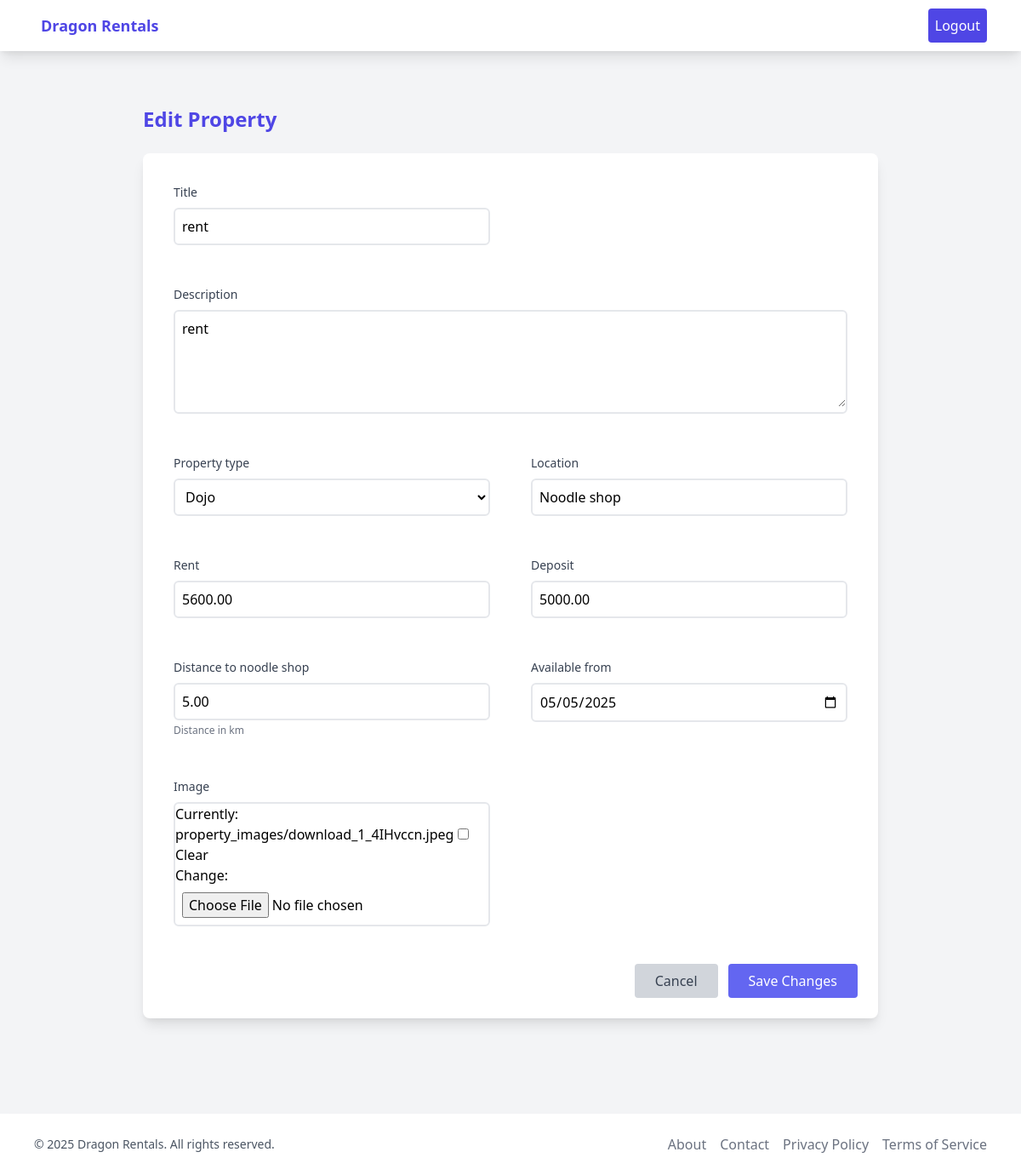
Screenshot of /listings/3/edit/ (signed in) with the database file from the repository.
### listings/models.py (models this page shows, shortened)
class Property(models.Model):
    PROPERTY_TYPES = [
        ('house', 'House'),
        ('apartment', 'Apartment'),
        ('dojo', 'Dojo'),
        ('shop', 'Shop'),
    ]
    title = models.CharField(max_length=200)
    description = models.TextField()
    property_type = models.CharField(max_length=20, choices=PROPERTY_TYPES)
    location = models.CharField(max_length=200)
    rent = models.DecimalField(max_digits=10, decimal_places=2, validators=[MinValueValidator(0)])
    deposit = models.DecimalField(max_digits=10, decimal_places=2, validators=[MinValueValidator(0)])
    distance_to_noodle_shop = models.DecimalField(max_digits=5, decimal_places=2, help_text="Distance in km")
    available_from = models.DateField()
    landlord = models.ForeignKey(CustomUser, on_delete=models.CASCADE, related_name='properties')
    created_at = models.DateTimeField(auto_now_add=True)
    updated_at = models.DateTimeField(auto_now=True)
    image = models.ImageField(upload_to='property_images/', blank=True, null=True)
    class Meta:
        verbose_name_plural = "Properties"
        ordering = ['-created_at']

### listings/views.py (the view)
# urls.py: path('<int:pk>/edit/', views.edit_property, name='edit_property'),
@login_required
def edit_property(request, pk):
    property = get_object_or_404(Property, pk=pk, landlord=request.user)
    if request.method == 'POST':
        form = PropertyForm(request.POST, request.FILES, instance=property)
        if form.is_valid():
            form.save()
            return redirect('property_detail', pk=property.pk)
    else:
        form = PropertyForm(instance=property)
    return render(request, 'listings/edit_property.html', {'form': form})

### listings/forms.py
class PropertyForm(forms.ModelForm):
    class Meta:
        model = Property
        fields = [
            'title', 'description', 'property_type', 'location',
            'rent', 'deposit', 'distance_to_noodle_shop',
            'available_from', 'image'
        ]
        widgets = {
            'available_from': forms.DateInput(attrs={'type': 'date'}),
            'description': forms.Textarea(attrs={'rows': 4}),
        }

### templates/listings/edit_property.html (shortened to what this page needs)
{% extends 'base.html' %}
{% block content %}
<div class="max-w-4xl mx-auto py-8 px-4">
    <h2 class="text-2xl font-bold mb-6 text-indigo-600 animate-fade-in">Edit Property</h2>
    <div class="bg-white p-6 rounded-lg shadow-lg transition-all duration-300 hover:shadow-xl">
        <form method="post" enctype="multipart/form-data">
            <div class="grid grid-cols-1 md:grid-cols-2 gap-6">
                {% for field in form %}
                    {% if field.widget_type != 'checkbox' %}
                        <div class="{% if field.name == 'description' %}md:col-span-2{% endif %} transition-all duration-300 hover:bg-indigo-50 p-3 rounded-md">
                            <label class="block text-sm font-medium text-gray-700 mb-2">{{ field.label }}</label>
                            <div class="border-2 border-gray-200 focus-within:border-indigo-500 rounded-md transition-colors duration-300">
                                {{ field }}
                            </div>
                            {% if field.help_text %}
                                <p class="text-xs text-gray-500 mt-1">{{ field.help_text }}</p>
                            {% endif %}
                        </div>
                    {% endif %}
                {% endfor %}
            </div>
            <div class="mt-8 flex justify-end gap-3">
                <a href="{% url 'home' %}" class="bg-gray-300 text-gray-700 py-2 px-6 rounded hover:bg-gray-400 transition duration-200">
                    Cancel
                </a>
                <button type="submit" class="bg-indigo-500 text-white py-2 px-6 rounded hover:bg-indigo-600 transition duration-200 transform hover:scale-105">
                    Save Changes
                </button>
            </div>
        </form>
    </div>
</div>
{% endblock %}

### templates/listings/edit_property.html (style rules this page uses)
.animate-fade-in { animation: fadeIn 0.8s ease-in-out; }
form input:not([type="checkbox"]), form select, form textarea { width: 100%; padding: 0.5rem; outline: none !important; background-color: transparent; }
form textarea { min-height: 100px; }

### rows the page displays
Property: form "rent" "rent" "Dojo" "Noodle shop" "5600.00" "5000.00" "5.00" "05/05/2025"

### other values shown
{{ field.label }} "Title" "Description" "Property type" "Location" "Rent" "Deposit" "Distance to noodle shop" "Available from" "Image"
{{ field.help_text }} "Distance in km"
